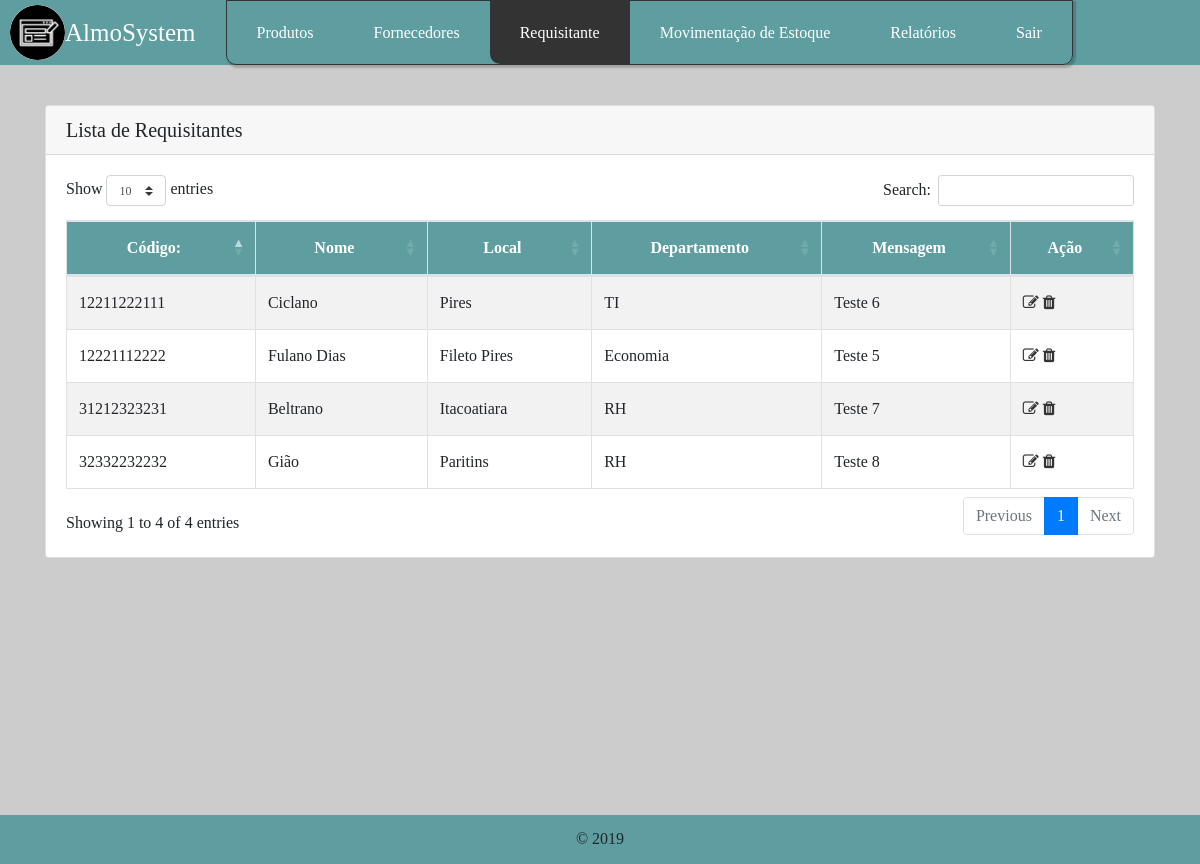
Page /view/visualizar-req.php (signed in) on the committed database.
### tables this page shows
CREATE TABLE `requisitante` (
  `codigo_requisitante` varchar(11) NOT NULL,
  `nome` varchar(255) NOT NULL,
  `local` varchar(255) NOT NULL,
  `departamento` varchar(255) NOT NULL,
  `mensagem` text NOT NULL
);

### bd/Conexao.php (called while the page is built)
<?php
	class Conexao{
		public function conexao(){
			$con = mysqli_connect("localhost","root","","almosystem")
			or die("ops!".mysqli_error());
			mysqli_set_charset($con,"utf8");
			return $con;
		}
	}
?>

### view/visualizar-req.php (the view, shortened to what this page needs)
<!DOCTYPE html>
<html>
    <head>
        <link rel="stylesheet" href="../templates/bootstrap/css/bootstrap.min.css"/>
        <link rel="stylesheet" href="https://cdnjs.cloudflare.com/ajax/libs/font-awesome/4.7.0/css/font-awesome.min.css">
        <link rel="stylesheet" href="https://cdn.datatables.net/1.10.19/css/dataTables.bootstrap4.min.css">
        <link rel="stylesheet" type="text/css" href="../templates/css/style.css"/>
    </head>
    <body>
        <header>
            <div class="icon-logo">
                <img src="../templates/imagens/iconPP.png"/>
                <h1>AlmoSystem</h1>
            </div>
            <div class="menu">
                <ul class="nav mr-auto">
                    <li class="nav-item dropdown">
                        <a class="item" href="" data-toggle="dropdown" aria-expanded="false">Produtos</a>
                    </li>
                    <li class="nav-item dropdown">
                        <a class="item" href="" data-toggle="dropdown" aria-expanded="false">Fornecedores</a>
                    </li>
                    <li class="nav-item dropdown">
                        <a class="selecionado curva-esquerda item" href="" data-toggle="dropdown" aria-expanded="false">Requisitante</a>
                    </li>
                    <li class="nav-item dropdown">
                        <a class="item" href="" data-toggle="dropdown" aria-expanded="false">Movimentação de Estoque</a>
                    </li>
                    <li class="nav-item"><a class="nav-link item" href="relatorios.php">Relatórios</a></li>
                    <li class="nav-item"><a class="nav-link item curva-direita" href="../bd/Sair.php">Sair</a></li>
                </ul>
            </div>
        </header>
        <section>
            <div class="content-sobre container">
                <div class="card">
                    <h5 class="card-header">Lista de Requisitantes</h5>
                    <div class="card-body">
                        <fieldset>
                            <div class="table-responsive">
                                <table id="example" class="table table-striped table-bordered" style="width:100%">
                                    <thead>
                                        <tr>
                                            <th>Código:</th>
                                            <th>Nome</th>
                                            <th>Local</th>
                                            <th>Departamento</th>
                                            <th>Mensagem</th>
                                            <th>Ação</th>
                                        </tr>
                                    </thead>
                                    <tbody>
                                        <?php
                                        require_once ('../bd/Conexao.php');
                                        $con = new Conexao();
                                        $sql_r = "SELECT * FROM requisitante ORDER BY `requisitante`.`codigo_requisitante` ASC ";
                                        $result_r = mysqli_query($con->conexao(),$sql_r) or die(mysqli_error());
                                        while($sql_r = mysqli_fetch_array($result_r)){
                                            ?>
                                            <tr>
                                                <td> <?php echo $sql_r['codigo_requisitante']; ?></td>
                                                <td> <?php echo $sql_r['nome']; ?></td>
                                                <td> <?php echo $sql_r['local']; ?></td>
                                                <td> <?php echo $sql_r['departamento']; ?></td>
                                                <td> <?php echo $sql_r['mensagem']; ?></td>
                                                <td>
                                                    <a href="atualizar-req.php?codr=<?php echo $sql_r['codigo_requisitante']; ?>" class="icons"><i class="fa fa-edit" title="Editar Requisitante"></i></a>
                                                    <a href="../action/rem-req.php?codr=<?php echo $sql_r['codigo_requisitante']; ?>" onclick="return confirm('Tem certeza que deseja remover Requisitante?')" class="icons"><i class="fa fa-trash" title="Remover Requisitante"></i></a>
                                                </td>
                                            </tr>
                                        <?php } ?>
                                    </tbody>
                                </table>
                            </div>
                        </fieldset>
                    </div>
                </div>
            </div>
        </section>
        <footer>
            <p>&copy 2019</p>
        </footer>
    </body>
</html>

### templates/css/style.css (style rules this page uses)
body { box-sizing: border-box; padding: 0; margin: 0; font-family: "Century Gothic"; line-height: 1.75em; }
thead,tbody { background-color: #fff; }
h1, p { margin: 0; }
header { background-color: cadetblue; width: 100%; height: 65px; display: flex; }
section { background-color: #CCCCCC; width: 100%; height: 750px; margin: auto auto; padding: 20px; box-sizing: border-box; }
footer { background-color: cadetblue; display: block; width: 100%; height: auto; padding-top: 10px; padding-bottom: 10.5px; text-align: center; }
.icon-logo { display: flex; align-items: center; height: 100%; padding-left: 10px; }
.icon-logo img { width: 55px; display: inline-block; background-color: #fff; border-radius: 50%; }
.icon-logo h1 { font-size: 25px; color: #fff; display: inline-block; }
.menu { display: flex; align-items: center; }
.menu ul { margin: 0 0 0 30px; height: 100%; text-align: center; border: 1px solid #333; border-radius: 0 0 10px 10px; box-shadow: 2px 2px 2px 1px rgba(0, 0, 0, 0.2); }
.menu { width: 100%; }
.menu ul li { display: inline-block; height: 100%; }
.menu ul li a { width: auto; padding: 0 30px; position: relative; display: inline-grid; cursor: pointer; height: 100%; align-items: center; text-align: center; text-decoration: none; }
.menu ul li { color: white; }
a.icons:link, a.icons:active, a.icons:focus, a.icons:hover, a.icons:visited { color: #333; }
.item:focus, .item { color: #fff; }
.menu a { padding: 15px; display: block; text-align: center; text-decoration: none; }
.selecionado { background-color: #333; }
.curva-esquerda { border-radius: 0 0 0 10px; }
.curva-direita { border-radius: 0 0 10px 0; }
.card { margin: auto; }
.content-sobre { margin-top: 20px; text-align: justify; }
#example th { text-align: center; background-color: cadetblue; color: white; }

### rows in the picture
requisitante: codigo_requisitante "12211222111", nome "Ciclano", local "Pires", departamento "TI", mensagem "Teste 6"
requisitante: codigo_requisitante "12221112222", nome "Fulano Dias", local "Fileto Pires", departamento "Economia", mensagem "Teste 5"
requisitante: codigo_requisitante "31212323231", nome "Beltrano", local "Itacoatiara", departamento "RH", mensagem "Teste 7"
requisitante: codigo_requisitante "32332232232", nome "Gião", local "Paritins", departamento "RH", mensagem "Teste 8"
